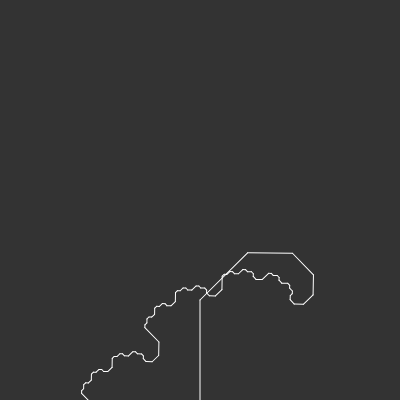
Frame 1 (no input)
Frame 60 (no input): identical to frame 1, image omitted
Frame 120 (the mouse pressed at the canvas centre since frame 60): identical to frame 1, image omitted

The p5.js sketch that drew this single still picture (run headless with seeded random() and noise() and a simulated clock; from frame 60 on, the mouse is pressed at the canvas centre):

// p5.js sketch
// ── sketch.js
var angle;
var slider;

function setup() {
  createCanvas(400, 400);
  slider = createSlider(0, TWO_PI, PI/4, 0.01);
  angle = PI/4;
}

function draw() {
  background(51);
  angle = slider.value();
  stroke(255);
  translate(200, height);
  branch(100);
}

function branch(len) {
  line(0, 0, 0, - len);
  translate(0, -len);
  
  if(len > 4) {
    rotate(angle); //45
    branch(len * 0.67);
    rotate(-angle);
    branch(len * 0.67);
  }

  // line(0, 0, 0, - len * 0.67);
}
